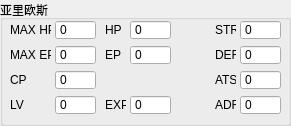
     <widget class="QGroupBox" name="groupBox_Arios">
      <property name="enabled">
       <bool>true</bool>
      </property>
      <property name="geometry">
       <rect>
        <x>595</x>
        <y>5</y>
        <width>291</width>
        <height>126</height>
       </rect>
      </property>
      <property name="title">
       <string>亚里欧斯</string>
      </property>
      <widget class="QLabel" name="label_80">
       <property name="enabled">
        <bool>true</bool>
       </property>
       <property name="geometry">
        <rect>
         <x>10</x>
         <y>20</y>
         <width>41</width>
         <height>20</height>
        </rect>
       </property>
       <property name="text">
        <string>MAX HP</string>
       </property>
      </widget>
      <widget class="QSpinBox" name="spinBox_Arios_max_hp">
       <property name="enabled">
        <bool>true</bool>
       </property>
       <property name="geometry">
        <rect>
         <x>55</x>
         <y>20</y>
         <width>41</width>
         <height>20</height>
        </rect>
       </property>
       <property name="buttonSymbols">
        <enum>QAbstractSpinBox::NoButtons</enum>
       </property>
       <property name="maximum">
        <number>2147483647</number>
       </property>
       <property name="singleStep">
        <number>1</number>
       </property>
      </widget>
      <widget class="QLabel" name="label_81">
       <property name="enabled">
        <bool>true</bool>
       </property>
       <property name="geometry">
        <rect>
         <x>10</x>
         <y>45</y>
         <width>41</width>
         <height>20</height>
        </rect>
       </property>
       <property name="text">
        <string>MAX EP</string>
       </property>
      </widget>
      <widget class="QSpinBox" name="spinBox_Arios_max_ep">
       <property name="enabled">
        <bool>true</bool>
       </property>
       <property name="geometry">
        <rect>
         <x>55</x>
         <y>45</y>
         <width>41</width>
         <height>20</height>
        </rect>
       </property>
       <property name="buttonSymbols">
        <enum>QAbstractSpinBox::NoButtons</enum>
       </property>
       <property name="maximum">
        <number>65535</number>
       </property>
      </widget>
      <widget class="QSpinBox" name="spinBox_Arios_cp">
       <property name="enabled">
        <bool>true</bool>
       </property>
       <property name="geometry">
        <rect>
         <x>55</x>
         <y>70</y>
         <width>41</width>
         <height>20</height>
        </rect>
       </property>
       <property name="buttonSymbols">
        <enum>QAbstractSpinBox::NoButtons</enum>
       </property>
       <property name="maximum">
        <number>65535</number>
       </property>
      </widget>
      <widget class="QLabel" name="label_82">
       <property name="enabled">
        <bool>true</bool>
       </property>
       <property name="geometry">
        <rect>
         <x>10</x>
         <y>70</y>
         <width>41</width>
         <height>20</height>
        </rect>
       </property>
       <property name="text">
        <string>CP</string>
       </property>
       <property name="wordWrap">
        <bool>false</bool>
       </property>
      </widget>
      <widget class="QSpinBox" name="spinBox_Arios_lv">
       <property name="enabled">
        <bool>true</bool>
       </property>
       <property name="geometry">
        <rect>
         <x>55</x>
         <y>95</y>
         <width>41</width>
         <height>20</height>
        </rect>
       </property>
       <property name="buttonSymbols">
        <enum>QAbstractSpinBox::NoButtons</enum>
       </property>
       <property name="maximum">
        <number>65535</number>
       </property>
      </widget>
      <widget class="QSpinBox" name="spinBox_Arios_hp">
       <property name="enabled">
        <bool>true</bool>
       </property>
       <property name="geometry">
        <rect>
         <x>130</x>
         <y>20</y>
         <width>41</width>
         <height>20</height>
        </rect>
       </property>
       <property name="buttonSymbols">
        <enum>QAbstractSpinBox::NoButtons</enum>
       </property>
       <property name="maximum">
        <number>2147483647</number>
       </property>
       <property name="singleStep">
        <number>1</number>
       </property>
      </widget>
      <widget class="QLabel" name="label_83">
       <property name="enabled">
        <bool>true</bool>
       </property>
       <property name="geometry">
        <rect>
         <x>105</x>
         <y>20</y>
         <width>21</width>
         <height>20</height>
        </rect>
       </property>
       <property name="text">
        <string>HP</string>
       </property>
      </widget>
      <widget class="QSpinBox" name="spinBox_Arios_exp">
       <property name="enabled">
        <bool>true</bool>
       </property>
       <property name="geometry">
        <rect>
         <x>130</x>
         <y>95</y>
         <width>41</width>
         <height>20</height>
        </rect>
       </property>
       <property name="buttonSymbols">
        <enum>QAbstractSpinBox::NoButtons</enum>
       </property>
       <property name="maximum">
        <number>2147483647</number>
       </property>
       <property name="singleStep">
        <number>1</number>
       </property>
      </widget>
      <widget class="QSpinBox" name="spinBox_Arios_ep">
       <property name="enabled">
        <bool>true</bool>
       </property>
       <property name="geometry">
        <rect>
         <x>130</x>
         <y>45</y>
         <width>41</width>
         <height>20</height>
        </rect>
       </property>
       <property name="buttonSymbols">
        <enum>QAbstractSpinBox::NoButtons</enum>
       </property>
       <property name="maximum">
        <number>65535</number>
       </property>
      </widget>
      <widget class="QLabel" name="label_84">
       <property name="enabled">
        <bool>true</bool>
       </property>
       <property name="geometry">
        <rect>
         <x>105</x>
         <y>95</y>
         <width>21</width>
         <height>20</height>
        </rect>
       </property>
       <property name="text">
        <string>EXP</string>
       </property>
      </widget>
      <widget class="QLabel" name="label_85">
       <property name="enabled">
        <bool>true</bool>
       </property>
       <property name="geometry">
        <rect>
         <x>105</x>
         <y>45</y>
         <width>21</width>
         <height>20</height>
        </rect>
       </property>
       <property name="text">
        <string>EP</string>
       </property>
      </widget>
      <widget class="QLabel" name="label_86">
       <property name="enabled">
        <bool>true</bool>
       </property>
       <property name="geometry">
        <rect>
         <x>215</x>
         <y>45</y>
         <width>21</width>
         <height>20</height>
        </rect>
       </property>
       <property name="text">
        <string>DEF</string>
       </property>
      </widget>
      <widget class="QSpinBox" name="spinBox_Arios_str">
       <property name="enabled">
        <bool>true</bool>
       </property>
       <property name="geometry">
        <rect>
         <x>240</x>
         <y>20</y>
         <width>41</width>
         <height>20</height>
        </rect>
       </property>
       <property name="buttonSymbols">
        <enum>QAbstractSpinBox::NoButtons</enum>
       </property>
       <property name="maximum">
        <number>65535</number>
       </property>
      </widget>
      <widget class="QSpinBox" name="spinBox_Arios_def">
       <property name="enabled">
        <bool>true</bool>
       </property>
       <property name="geometry">
        <rect>
         <x>240</x>
         <y>45</y>
         <width>41</width>
         <height>20</height>
        </rect>
       </property>
       <property name="buttonSymbols">
        <enum>QAbstractSpinBox::NoButtons</enum>
       </property>
       <property name="maximum">
        <number>65535</number>
       </property>
      </widget>
      <widget class="QLabel" name="label_87">
       <property name="enabled">
        <bool>true</bool>
       </property>
       <property name="geometry">
        <rect>
         <x>215</x>
         <y>20</y>
         <width>21</width>
         <height>20</height>
        </rect>
       </property>
       <property name="text">
        <string>STR</string>
       </property>
      </widget>
      <widget class="QLabel" name="label_88">
       <property name="enabled">
        <bool>true</bool>
       </property>
       <property name="geometry">
        <rect>
         <x>10</x>
         <y>95</y>
         <width>41</width>
         <height>20</height>
        </rect>
       </property>
       <property name="text">
        <string>LV</string>
       </property>
       <property name="wordWrap">
        <bool>false</bool>
       </property>
      </widget>
      <widget class="QLabel" name="label_89">
       <property name="enabled">
        <bool>true</bool>
       </property>
       <property name="geometry">
        <rect>
         <x>215</x>
         <y>95</y>
         <width>21</width>
         <height>20</height>
        </rect>
       </property>
       <property name="text">
        <string>ADF</string>
       </property>
      </widget>
      <widget class="QSpinBox" name="spinBox_Arios_ats">
       <property name="enabled">
        <bool>true</bool>
       </property>
       <property name="geometry">
        <rect>
         <x>240</x>
         <y>70</y>
         <width>41</width>
         <height>20</height>
        </rect>
       </property>
       <property name="buttonSymbols">
        <enum>QAbstractSpinBox::NoButtons</enum>
       </property>
       <property name="maximum">
        <number>65535</number>
       </property>
      </widget>
      <widget class="QSpinBox" name="spinBox_Arios_adf">
       <property name="enabled">
        <bool>true</bool>
       </property>
       <property name="geometry">
        <rect>
         <x>240</x>
         <y>95</y>
         <width>41</width>
         <height>20</height>
        </rect>
       </property>
       <property name="buttonSymbols">
        <enum>QAbstractSpinBox::NoButtons</enum>
       </property>
       <property name="maximum">
        <number>65535</number>
       </property>
      </widget>
      <widget class="QLabel" name="label_90">
       <property name="enabled">
        <bool>true</bool>
       </property>
       <property name="geometry">
        <rect>
         <x>215</x>
         <y>70</y>
         <width>21</width>
         <height>20</height>
        </rect>
       </property>
       <property name="text">
        <string>ATS</string>
       </property>
      </widget>
     </widget>
